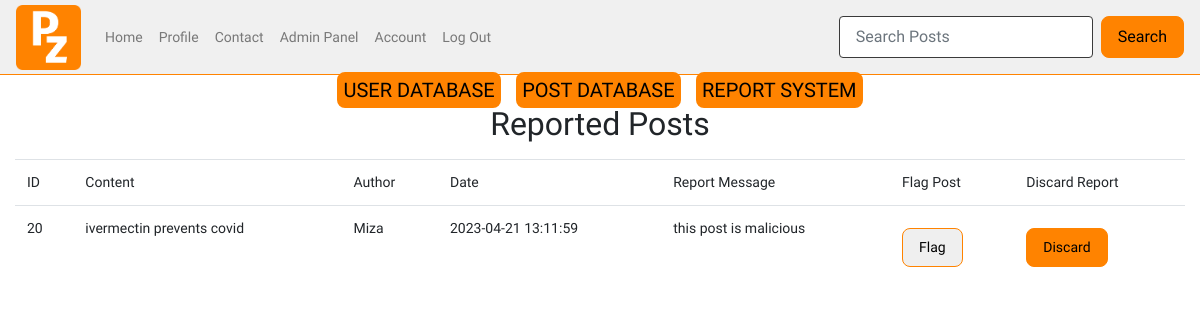
The app's page /admin/reports (signed in) with its own data.
### tables this page shows
CREATE TABLE posts (
  ID INTEGER PRIMARY KEY AUTOINCREMENT,
  content TEXT NOT NULL,
  by_user TEXT NOT NULL,
  created_at TIMESTAMP DEFAULT CURRENT_TIMESTAMP,
  flag_covid TEXT,
  blacklisted TEXT,
  flag_vaccine TEXT,
  flag_tests TEXT,
  flag_cures TEXT,
  reported TEXT,
  report_message TEXT
, whitelisted text);

### app.py (the view)
@app.route ("/admin/reports")
def admin_reports():
    user=query_db('SELECT * FROM users WHERE username = ?', [session['username']], True)
    if not user['user_type'] == "admin":
        return redirect(url_for('home'))
    report_table=query_db('SELECT * FROM posts WHERE reported = 1 ORDER BY created_at DESC')
    return render_template("report_database.html", report_table=report_table, user = user)

### app.py (called while the page is built)
def query_db(query, args=(), one=False):
    con = g._database = sqlite3.connect(DATABASE)
    con.row_factory = sqlite3.Row
    cur = con.execute(query, args)
    rv = cur.fetchall()
    cur.close()
    return (rv[0] if rv else None) if one else rv

### templates/report_database.html (shortened to what this page needs)
{% include "admin.html" %}
<center><h2>Reported Posts</h2></center>
<div class="container-fluid col database">
    <table class="table">
        <tr>
            <td>ID</td>
            <td>Content</td>
            <td>Author</td>
            <td>Date</td>
            <td>Report Message</td>
            <td>Flag Post</td>
            <td>Discard Report</td>
        </tr>
        <tr>
            {% for post in report_table %}
            <td>{{post.ID}}</td>
            <td>{{post.content}}</td>
            <td>{{post.by_user}}</td>
            <td>{{post.created_at}}</td>
            <td>{{post.report_message}}</td>
            <td><button type="button" data-toggle="modal" data-target="#editModal{{post.ID}}">Flag</button></td>
            <td><form action="{{ url_for('discard_report') }}" method="POST">
                <button type="submit">Discard</button>
                </form></tr>
            {% endfor %}
        </table>
    </div>

### static/css/style.css (style rules this page uses)
body { font-family: 'Open Sans', sans-serif; font-weight: 400px; font-size: 14px; }
.table { margin-left: auto; margin-right: auto; }
button[type=submit] { background-color: #ff8300; border: 1px solid #ff8300; width: auto; height: auto; padding: 8px 16px; border-radius: 8px; margin-top: 10px; color: black; }
button[type=button] { border: 1px solid #ff8300; width: auto; height: auto; padding: 8px 16px; border-radius: 8px; margin-top: 10px; color: black; }
.database { padding-top: 8px; }

### records on screen
posts: ID "20", content "ivermectin prevents covid", by_user "Miza", created_at "2023-04-21 13:11:59", report_message "this post is malicious"
